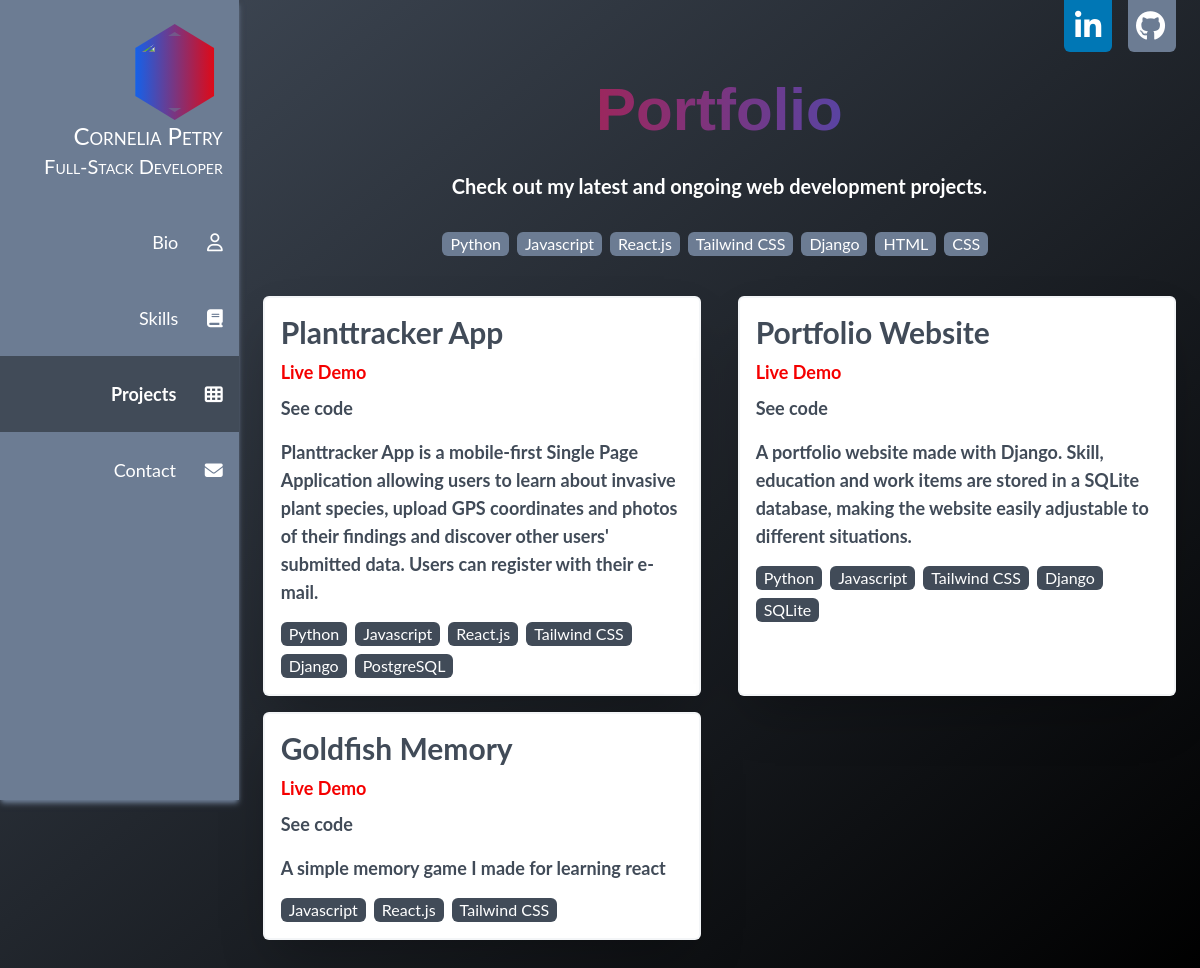
/projects/, run on the app's committed database.
### portfolio_app/models.py (models this page shows, shortened)
class Skill(models.Model):
    name = models.CharField(max_length=250)
    skill_type = models.CharField(max_length=50, choices=[("Coding", "Coding"), ("Tooling", "Tooling"), ("Databases", "Databases"), ("Others", "Others"), ("Languages", "Languages"), ("Soft Skills", "Soft Skills")])
    proficiency = models.CharField(max_length=500, null=True, blank=True)
    rating = models.IntegerField(null=True, blank=True)
    def __str__(self):
        return self.name

class Project(models.Model):
    name = models.CharField(max_length=250)
    github = models.URLField()
    deployment = models.URLField(blank=True, null=True)
    skills = models.ManyToManyField(Skill)
    description = models.CharField(max_length=250)
    image = models.CharField(max_length=50, blank=True, null=True)

### portfolio_app/views.py (the view)
# urls.py: path("projects/", views.projects, name="projects"),
def projects(request):
    skills = Skill.objects.filter(skill_type="Coding")
    projects = Project.objects.all()
    context = {
        "projects": projects,
        "skills": skills
    }
    return render(request, "portfolio_app/projects.html", context)

### portfolio_app/templatetags/portfolio_extras.py (called while the page is built)
@register.filter()
def anchor_color(path, args):
    args_lst = args.split(",")
    clean_args = [arg.strip(" ") for arg in args_lst]
    return (clean_args[1] if path == clean_args[0] else clean_args[2])

### portfolio_app/templates/portfolio_app/projects.html (shortened to what this page needs)
{% extends "portfolio_app/base.html" %}
{% load static %}
{% block content %}
<div class="container p-2">
    <h1 class="title">Portfolio</h1>
    <p class="mb-6 text-xl font-bold text-center">Check out my latest and ongoing web development projects.</p>
    <ul class="flex flex-wrap justify-center">
        {% for skill in skills %}
        <a href="#"><li class="px-2 mt-2 mr-2 rounded-md bg-primary hover:bg-primary-700 active:bg-action hover: /90 js__skill">{{skill.name}}</li></a>
        {% endfor %}
    </ul>
    <div class="flex flex-col w-full mt-8 lg:flex-wrap lg:flex-row lg:justify-between lg:items-stretch">
    {% for entry in projects %}
    <div class="p-4 my-2 mx-0 space-y-2 border-2 border-primary-200/20 border-solid bg-white rounded-md shadow-2xl js__project lg:w-[48%]">
    <h2 class="text-xl font-bold md:text-3xl text-primary-700">{{ entry.name }}
    </h2>
    {% if entry.deployment %}
    <a class="block mb-2 text-lg font-bold text-action hover:underline"href={{ entry.deployment }}>Live Demo</a>
    {% endif %}
    <a class="block mb-2 text-lg font-bold text-primary-700 hover:underline" href={{entry.github}}>See code</a>
    <p class="block mb-2 text-lg font-bold text-primary-700">{{entry.description}}</p>
    <ul class="flex flex-wrap mb-2 mr-2">
        {% for skill in entry.skills.all %}
        <li class="px-2 mt-2 mr-2 rounded-md bg-primary-700 js__project_skill">{{skill}}</li>
        {% endfor %}
    </ul>
</div>
    {% endfor %}
</div>
</div>
{% endblock %}

### portfolio_app/templates/portfolio_app/base.html (shortened to what this page needs)
{% load static %}
{% load portfolio_extras %}
<!DOCTYPE html>
<html lang="en">
<head>
    <link href="{% static 'fontawesomefree/css/fontawesome.css' %}" rel="stylesheet" type="text/css">
    <link href="{% static 'fontawesomefree/css/brands.css' %}" rel="stylesheet" type="text/css">
    <link href="{% static 'fontawesomefree/css/solid.css' %}" rel="stylesheet" type="text/css">
    <link rel="stylesheet" href="{% static '/portfolio_app/output.css' %}">
</head>
<body>
    <div class="relative flex flex-col items-center justify-center w-screen bg-gradient-to-br from-primary-700 to-black md:items-start md:justify-start md:flex-row h-min-screen">
    <nav id="navbar" class="fixed top-0 z-40 w-screen h-screen text-3xl shadow-md md:text-lg md:sticky md:w-1/4 bg-primary js__nav-invisible shadow-primary ">
        <ul class="relative flex flex-col items-center justify-center h-screen space-y-12 md:space-y-0 text-center [&>li]:py-6 [&>li]:w-4/5 [&>li]:rounded-lg [&>li]:md:rounded-none [&>li]:md:w-full [&>li:not(:first-child)]:md:flex [&>li]:md:items-center md:justify-start md:items-start [&>li]:md:pr-4">
            <li class="hidden md:block ">
                <a href="/" title="home">
            <div class="bg-gradient-to-r from-accent to-action md:flex md:h-20 md:ml-auto md:w-20 lg:h-24 lg:w-24 md:flex-col md:items-center md:justify-center hexagon">
                <div class="hidden md:block md:h-16 md:w-16 lg:h-20 lg:w-20 md:border-primary/50 md:border-solid md:border-4 hexagon">
            <img src={% static 'portfolio_app/images/me.jpeg' %} class="object-contain"></div>
                </div>
            <div>
                <p class="text-2xl text-right caps">Cornelia Petry</p>
                <p class="ml-auto text-xl text-right caps">Full-Stack Developer</p>
            </div>
            </a>
            </li>
            <li class="{{request.path|anchor_color:'/bio/, anchorActive, anchorInactive'}}">
                <a href={% url 'bio' %} class="{{request.path|anchor_color:'/bio/, anchorActive, anchorInactive'}} md:ml-auto">Bio                <i class="hidden md:inline md:ml-6 fa-regular fa-user"></i>
                </a>
            </li>
        <li class="{{request.path|anchor_color:'/skills/, anchorActive, anchorInactive'}}">
            <a href={% url 'skills' %} class="{{request.path|anchor_color:'/skills/, anchorActive, anchorInactive'}} md:ml-auto ">Skills <i class="hidden md:inline md:ml-6 fa-solid fa-book"></i></a>
        </li>
            <li class="{{request.path|anchor_color:'/projects/, anchorActive, anchorInactive'}}">
                <a href={% url 'projects' %} class="{{request.path|anchor_color:'/projects/, anchorActive, anchorInactive'}} md:ml-auto">Projects                 <i class="hidden md:inline md:ml-6 fa-solid fa-th"></i>
                </a>
            </li>
            <li class="{{request.path|anchor_color:'/contact/, anchorActive, anchorInactive'}}">
                <a href={% url 'contact' %} class="{{request.path|anchor_color:'/contact/, anchorActive, anchorInactive'}} md:ml-auto ">Contact <i class="hidden md:inline md:ml-6 fa-solid fa-envelope"></i></a>
            </li>
        </ul>
    </nav>
    <div class="relative min-h-screen lg:p-4 md:mt-0 md:flex md:flex-col md:justify-start md:items-start md:bg-transparent md:w-screen md:min-h-screen" id="content">
        {% block content %}{% endblock %}
    </div>
        <div class="top-0 hidden right-4 md:absolute md:flex animate-social">
            <a href="https://www.linkedin.com/m/in/cpetry/"><i class="w-12 p-2 mx-2 text-3xl text-center  hover:pt-8 rounded-b-md bg-[#0077B5] fa-brands fa-linkedin-in"></i></a>
          <a href="https://github.com/gros-pataplouf"><i class="w-12 p-2 mx-2 text-3xl rounded-b-md bg-primary hover:pt-8 fa-brands fa-github"></i></a>
        </div>
    </div>
</body>
</html>

### data on the page
Skill: name "Python"
Skill: name "Javascript"
Skill: name "React.js"
Skill: name "Tailwind CSS"
Skill: name "Django"
Skill: name "HTML"
Skill: name "CSS"
Project: name "Planttracker App", description "Planttracker App is a mobile-first Single Page Application allowing users to learn about invasive plant species, upload GPS coordinates and photos of their findings and discover other users' submitted data. Users can register with their e-mail."
Skill: name "PostgreSQL"
Project: name "Portfolio Website", description "A portfolio website made with Django. Skill, education and work items are stored in a SQLite database, making the website easily adjustable to different situations."
Skill: name "SQLite"
Project: name "Goldfish Memory", description "A simple memory game I made for learning react"
